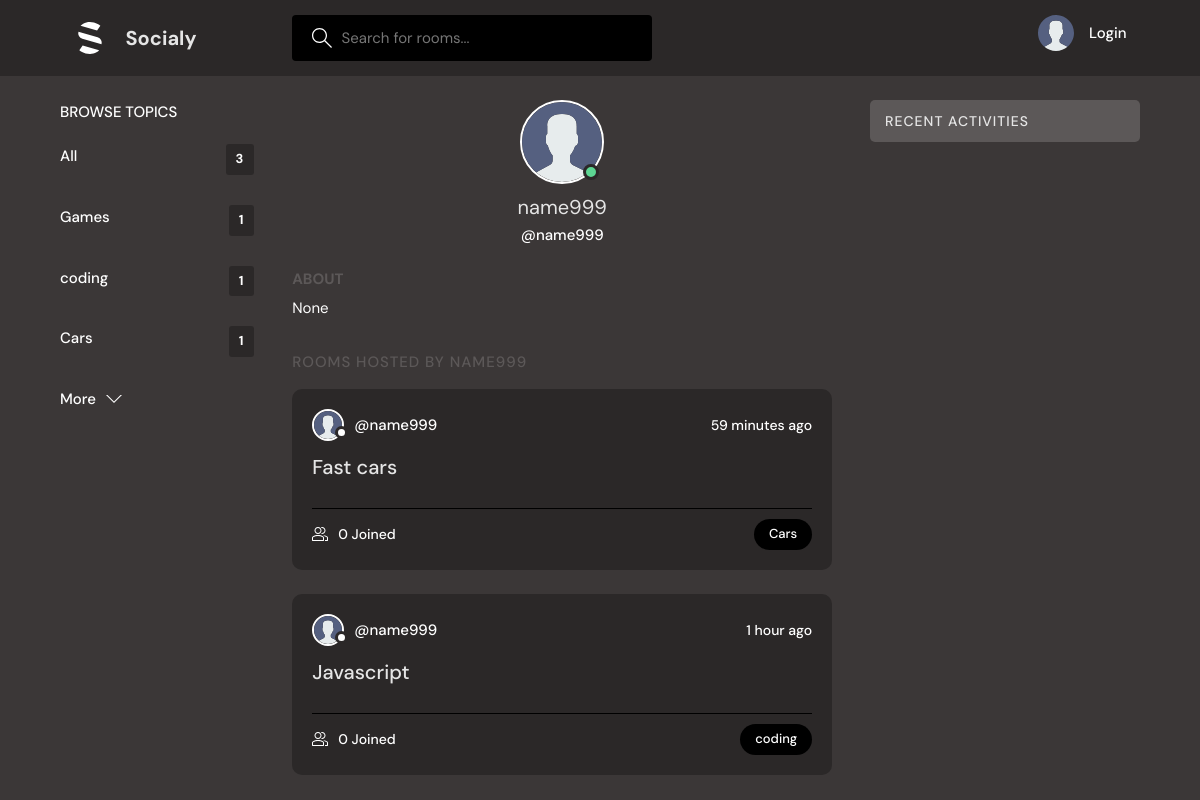
The page /profile/8/ on the database its author committed.
### base/models.py (models this page shows, shortened)
class Topic(models.Model):
    name = models.CharField(max_length=200)

class User(AbstractUser):
    name = models.CharField(max_length=200, null=True)
    email = models.EmailField(unique=True, null=True)
    bio = models.TextField(null=True)
    avatar = models.ImageField(null=True, default="avatar.svg")
    USERNAME_FILED = 'email'
    REQUIRED_FIELDS = []

class Room(models.Model):
    host = models.ForeignKey(User, on_delete=models.SET_NULL, null=True)
    topic = models.ForeignKey(Topic, on_delete=models.SET_NULL, null=True)
    name = models.CharField(max_length=200)
    description = models.TextField(null=True, blank=True)
    participants = models.ManyToManyField(User, related_name='participants', blank=True)
    updated = models.DateTimeField(auto_now=True)
    created = models.DateTimeField(auto_now_add=True)
    class Meta:
        ordering = ['-updated', '-created']

### base/views.py (the view)
# urls.py: path('profile/<str:pk>/', views.userProfile, name='user-profile'),
def userProfile(request, pk):
    user = User.objects.get(id=pk)
    rooms = user.room_set.all()
    room_messages = user.message_set.all()
    topics = Topic.objects.all()
    context = {'user': user, 'rooms': rooms, 'room_messages': room_messages, 'topics': topics}
    return render(request, 'base/profile.html', context)

### base/templates/base/profile.html (shortened to what this page needs)
{% extends 'main.html' %}
{% block content %}
  <main class="profile-page layout layout--3">
    <div class="container">
      {% include 'base/topics_component.html' %}
      <div class="roomList">
        <div class="profile">
          <div class="profile__avatar">
            <div class="avatar avatar--large active">
              <img src="{{user.avatar.url}}" />
            </div>
          </div>
          <div class="profile__info">
            <h3>{{user.username}}</h3>
            <p>@{{user.username}}</p>
          </div>
          <div class="profile__about">
            <h3>About</h3>
            <p>
              {{user.bio}}
            </p>
          </div>
        </div>
        <div class="roomList__header">
          <div>
            <h2>Rooms Hosted by {{user.username}}</a>
            </h2>
          </div>
        </div>
        {% include 'base/feed_component.html' %}
      </div>
      {% include 'base/activity_component.html' %}
    </div>
  </main>
{% endblock content %}

### templates/main.html (shortened to what this page needs)
<!DOCTYPE html>
{% load static %}
<html lang="en">
  <head>
    <link rel="stylesheet" href="{% static 'styles/style.css' %}" />
  </head>
  <body>
    {% include 'navbar.html' %}
    {% block content %}
    {% endblock %}
  </body>
</html>

### templates/navbar.html (shortened to what this page needs)
{% load static %}
<header class="header header--loggedIn">
    <div class="container">
      <a href="{% url 'home' %}" class="header__logo">
            <img src="{% static 'images/logo.svg' %}" alt="logo" />
            <h1>Socialy</h1>
      </a>
      <form class="header__search" action="{% url 'home' %}">
        <label>
          <input name="q" placeholder="Search for rooms..." />
        </label>
      </form>
      <nav class="header__menu">
        {% if request.user.is_authenticated %}
            <div class="header__user">
            <a href="{% url 'update-user' %}">
                <div class="avatar avatar--medium active">
                <img src="{{request.user.avatar.url}}" />
                </div>
                <p>{{request.user.username}}<span>@{{request.user.username}}</span></p>
            </a>
            <button class="dropdown-button">
                <svg version="1.1" xmlns="http://www.w3.org/2000/svg" width="32" height="32" viewBox="0 0 32 32">
                <title>chevron-down</title>
                <path d="M16 21l-13-13h-3l16 16 16-16h-3l-13 13z"></path>
                </svg>
            </button>
            </div>
        {% else %}
            <a href="{% url 'login' %}">
                <img src="{% static 'images/avatar.svg' %}" />
                <p>Login</p>
            </a>
        {% endif %}
      </nav>
    </div>
  </header>

### base/templates/base/topics_component.html
<div class="topics">
    <div class="topics__header">
      <h2 style="color:white">Browse Topics</h2>
    </div>
    <ul class="topics__list">
      <li>
        <a href="{% url 'home' %}" class="active">All <span>{{topics.count}}</span></a>
      </li>
      {% for topic in topics %}
        <li>
            <a href="{% url 'home' %}?q={{topic.name}}">{{topic.name}}<span>{{topic.room_set.all.count}}</span></a>
        </li>
      {% endfor %}
    </ul>
    <a class="btn btn--link" href="{% url 'topics' %}">
      More
      <svg version="1.1" xmlns="http://www.w3.org/2000/svg" width="32" height="32" viewBox="0 0 32 32">
        <title>chevron-down</title>
        <path d="M16 21l-13-13h-3l16 16 16-16h-3l-13 13z"></path>
      </svg>
    </a>
</div>

### base/templates/base/feed_component.html (shortened to what this page needs)
{% for room in rooms %}
<div class="roomListRoom">
    <div class="roomListRoom__header">
      <a href="{% url 'user-profile' room.host.id%}" class="roomListRoom__author">
        <div class="avatar avatar--small">
          <img src="{{room.host.avatar.url}}" />
        </div>
        <span>@{{room.host.username}}</span>
      </a>
      <div class="roomListRoom__actions">
        <span>{{room.created|timesince}} ago</span>
      </div>
    </div>
    <div class="roomListRoom__content">
      <a href="{% url 'room' room.id %}">{{room.name}}</a>
    </div>
    <div class="roomListRoom__meta">
      <a href="{% url 'room' room.id %}" class="roomListRoom__joined">
        {{room.participants.all.count}} Joined
      </a>
      <p class="roomListRoom__topic">{{room.topic.name}}</p>
    </div>
</div>
{% endfor %}

### base/templates/base/activity_component.html (shortened to what this page needs)
<div class="activities">
    <div class="activities__header">
      <h2>Recent Activities</h2>
    </div>
  </div>

### rows shown on the page
Topic: name "Games", room_set.all.count "1"
Topic: name "coding", room_set.all.count "1"
Topic: name "Cars", room_set.all.count "1"
User: avatar (placeholder picture), username "name999", bio "None", username "NAME999"
Room: host.avatar (placeholder picture), host.username "name999", created "59 minutes", name "Fast cars", participants.all.count "0", topic.name "Cars"
Room: host.avatar (placeholder picture), host.username "name999", created "1 hour", name "Javascript", participants.all.count "0", topic.name "coding"

### other values the page prints
{{ topics.count }} "3"
